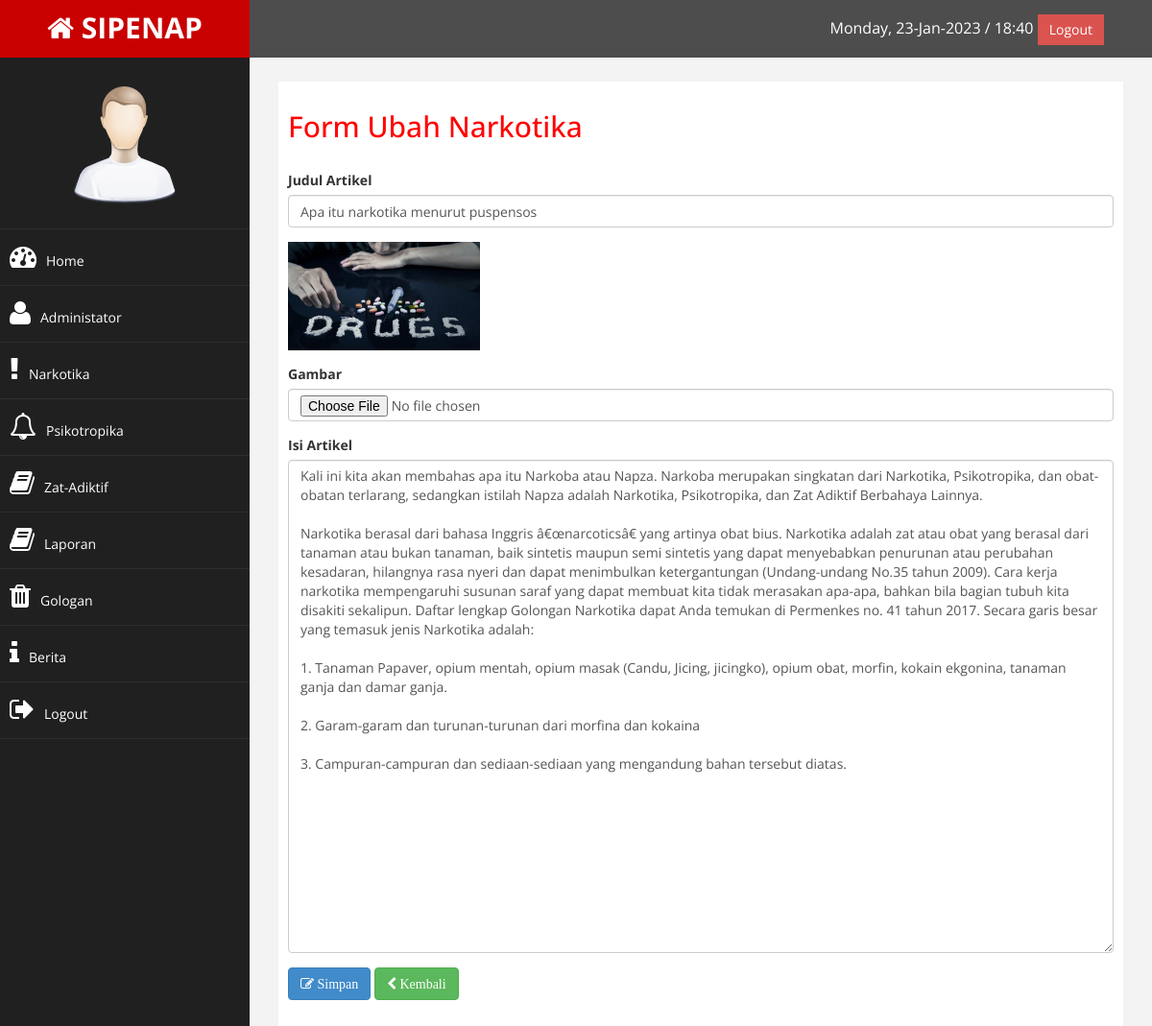
Screenshot of /admin/index.php?halaman=ubah_narkotika&id=20 (signed in) with the database file from the repository.
### tables this page shows
CREATE TABLE `narkotika` (
  `id_narkotika` int(11) NOT NULL,
  `judul` varchar(255) NOT NULL,
  `gambar` varchar(255) NOT NULL,
  `isi` text NOT NULL
);

### admin/narkotika/ubah_narkotika.php (the view, shortened to what this page needs)
<?php
	$ambil = $koneksi->query("SELECT * FROM narkotika WHERE id_narkotika='$_GET[id]'");
	$pecah = $ambil->fetch_assoc();
?>
<h2>Form Ubah Narkotika</h2><br>
<form method="post" enctype="multipart/form-data">
	<div class="form-group">
		<label for="judul" class="form-label">Judul Artikel</label>
		<input type="text" name="judul" class="form-control" id="judul" value="<?php echo $pecah['judul']; ?>">
	</div>
	<div class="form-group">
		<img src="../images/<?php echo $pecah['gambar']; ?>" width="200">
	</div>
	<div class="form-group">
		<label for="foto" class="form-label">Gambar</label><br>
		<input type="file" class="form-control" name="foto" id="foto">
	</div>
	<div class="form-group">
		<label for="isi" class="form-label">Isi Artikel</label>
		<textarea name="isi" class="form-control" rows="25" id="isi"><?php echo $pecah['isi']; ?></textarea>
	</div>
	<div class="form-group">
		<button class="btn btn-primary" name="ubah"><i class="fa fa-edit"> Simpan</i></button>
		<a href="index.php?halaman=narkotika" class="btn btn-success"><i class="fa fa-chevron-left"> Kembali</i></a>
	</div>
</form>

### admin/assets/css/custom.css (style rules this page uses)
body { font-family: 'Open Sans', sans-serif; }
h2 { color: #f00; }

### rows the page displays
narkotika: judul "Apa itu narkotika menurut puspensos", gambar (picture), isi "Kali ini kita akan membahas apa itu Narkoba atau Napza. Narkoba merupakan singkatan dari Narkotika, Psikotropika, dan obat-obatan terlarang, sedangkan istilah Napza adalah Narkotika, Psikotropika, dan Zat Adiktif Berbahaya Lainnya. Narkotika berasal dari bahasa Inggris â€œnarcoticsâ€ yang artinya obat bius. Narkotika adalah zat atau obat yang berasal dari tanaman atau bukan tanaman, baik sintetis maupun semi sintetis yang dapat menyebabkan penurunan atau perubahan kesadaran, hilangnya rasa nyeri dan dapat menimbulkan ketergantungan (Undang-undang No.35 tahun 2009). Cara kerja narkotika mempengaruhi susunan saraf yang dapat membuat kita tidak merasakan apa-apa, bahkan bila bagian tubuh kita…"
